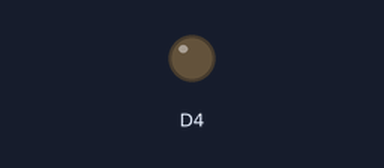
A sketch run on a simulated ESP8266 (NodeMCU). On the bench: output pins drawn as LEDs (lit = HIGH).

Above: at 0.5 s.
At 5.0 s:
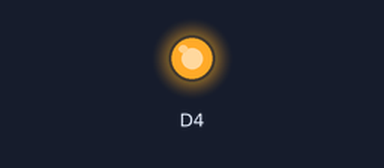
Timing chart, 0 to 6.9 s (numbered marks = the images above):
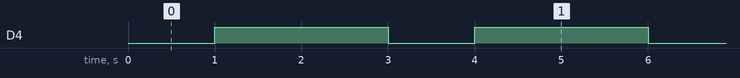

Measured:
- by itself, D4: alternates HIGH for 2.0 s and LOW for 1.0 s

The sketch:

hello_world.ino
```cpp
void setup() {
  pinMode(D4, OUTPUT);
}

void loop() {
  digitalWrite(D4, LOW);
  delay(1000);
  digitalWrite(D4, HIGH);
  delay(2000);
}
```
